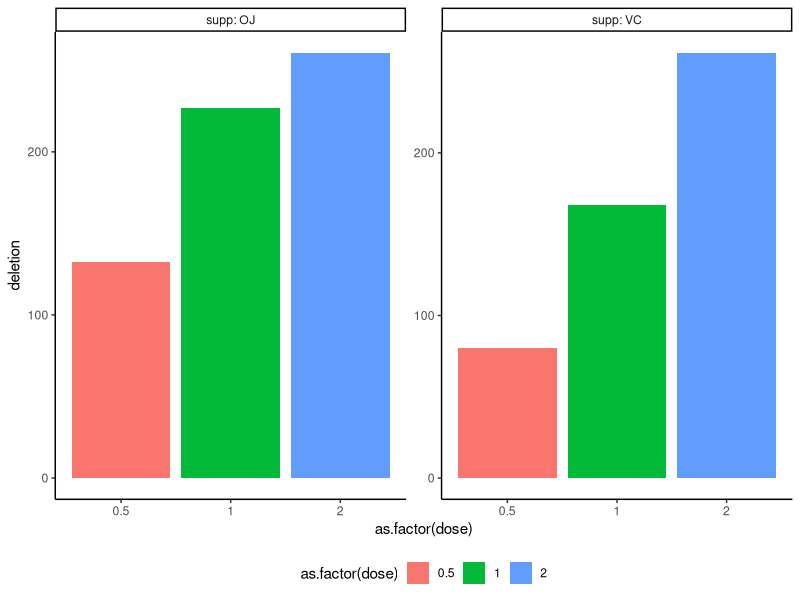

The R script that drew this image:
library(ggplot2)

ggplot(ToothGrowth, aes(x=as.factor(dose), y=len, fill= as.factor(dose) )) +
  geom_bar(stat = "identity") +
  facet_wrap(~supp, scales="free_y", labeller = label_both)+
  ylab ("deletion")+
  theme_classic()+
  theme(legend.position = "bottom")
